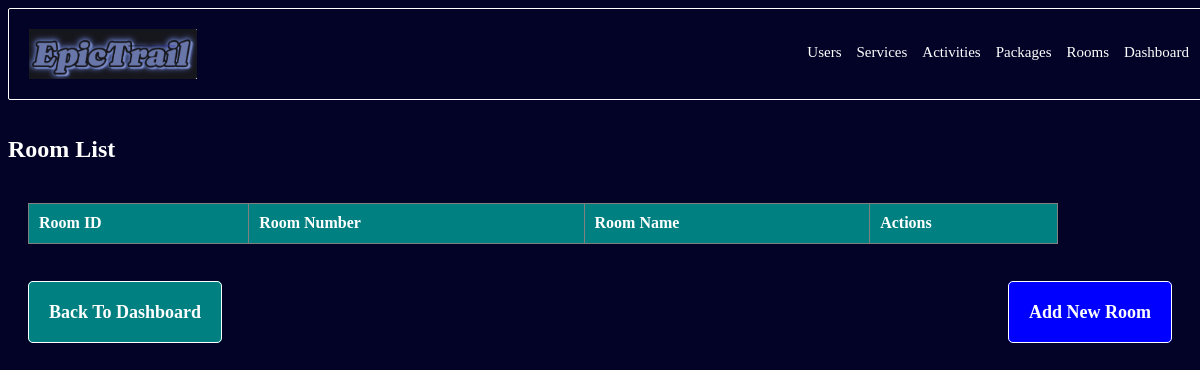
The app's page /rooms/, older data.
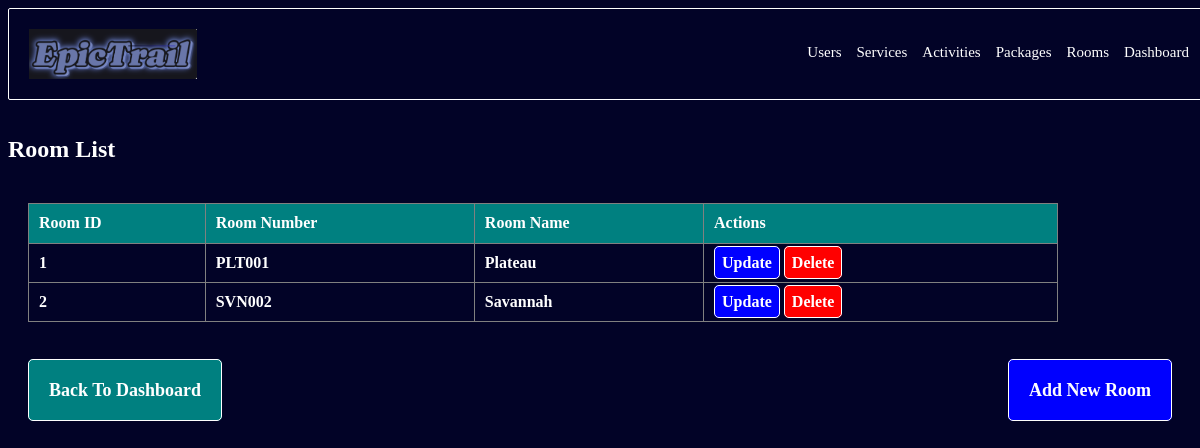
The same page, newer data.
### myApp/models.py (models this page shows, shortened)
class Rooms(models.Model):
    room_id = models.AutoField(primary_key=True)
    room_number = models.CharField(max_length=10, unique=True)
    room_name = models.CharField(max_length=50)

### myApp/views.py (the view)
# urls.py: path('rooms/', views.rooms_list, name='rooms'),
def rooms_list(request):
    rooms = Rooms.objects.all()
    return render(request, 'rooms.html', {'rooms': rooms})

### myApp/templates/rooms.html (shortened to what this page needs)
{% load static %}
<!DOCTYPE html>
<html lang="en">
<head>
    <link rel="stylesheet" href="{% static 'css/styles.css' %}">
</head>
<body>
    <div class="navbar">
        <div class="logo">
          <img src="{% static 'images/EpicTrail.png' %}" alt="Logo Img">
        </div>
        <div class="nav-links">
            <ul>
                <li><a href="{% url 'users' %}">Users</a></li>
                <li><a href="{% url 'services' %}">Services</a></li>
                <li><a href="{% url 'activities' %}">Activities</a></li>
                <li><a href="{% url 'packages' %}">Packages</a></li>
                <li><a href="{% url 'rooms' %}">Rooms</a></li>
                <li><a href="{% url 'admin_dashboard' %}">Dashboard</a></li>
            </ul>
        </div>
    </div><br>
   <div class="content">
    <h2>Room List</h2>
    <div class="table">
        <table border="1">
            <thead>
                <tr>
                    <th>Room ID</th>
                    <th>Room Number</th>
                    <th>Room Name</th>
                    <th>Actions</th>
                </tr>
            </thead>
            <tbody>
                {% for room in rooms %}
                <tr>
                    <td>{{ room.room_id }}</td>
                    <td>{{ room.room_number }}</td>
                    <td>{{ room.room_name }}</td>
                    <td>
                        <a href="{% url 'update_room' room.room_id %}" class="update">Update</a>
                        <a href="{% url 'delete_room' room.room_id %}" class="delete">Delete</a>
                    </td>
                </tr>
                {% endfor %}
            </tbody>
        </table>
    </div>
    <br>
    <div class="links">
        <div class="back"><a href="{% url 'admin_dashboard' %}" class="back">Back To Dashboard</a></div>
        <div class="adding"><a href="{% url 'add_room' %}" class="adding">Add New Room</a></div>
    </div>
   </div>
</body>
</html>

Row changes from the older to the newer data that the page shows:
added Rooms: room_id "1", room_number "PLT001", room_name "Plateau"
added Rooms: room_id "2", room_number "SVN002", room_name "Savannah"
